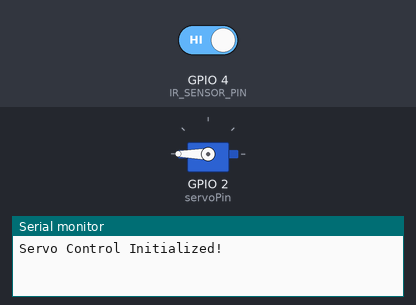
Bench run of a sketch on a simulated ESP8266 (NodeMCU). On the bench: servo, the last lines printed to the serial monitor. The test bench sets the inputs (shaded band); at power-on: GPIO 4 (IR_SENSOR_PIN) HIGH. WiFi joins after 1.5 s; servers stay silent unless stated; uploads are accepted with an empty reply.

Above: at 3.2 s.
3.3 s: GPIO 4 (IR_SENSOR_PIN) driven LOW
At 4.3 s:
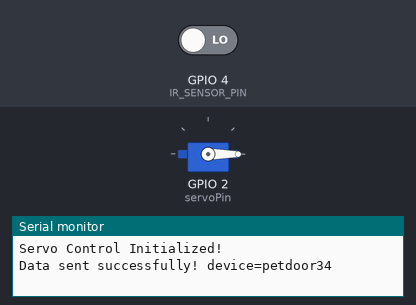
Timing chart, 0 to 6.3 s (numbered marks = the images above; inputs shaded):
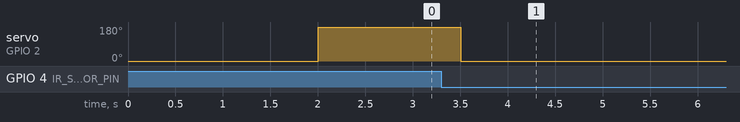

Measured:
- after the input at 3.3 s, servo on GPIO 2 (servoPin): 180° → 0° after 0.20 s

The sketch:

pet-door.ino
```cpp
#include <ESP8266WiFi.h>
#include <ESP8266HTTPClient.h>
#include <WiFiManager.h>
#include <Servo.h> // Include the ESP8266 Servo library

Servo myServo; // Create a servo object
int servoPin = 2; // Define the pin connected to the servo motor

#define IR_SENSOR_PIN 4
const char* serverUrl = "http://192.168.0.181:5500/receive.php";
WiFiClient wifiClient;

void setup() {
  Serial.begin(9600);
  pinMode(IR_SENSOR_PIN, INPUT);
  myServo.attach(servoPin); // Attach the servo to the GPIO pin
  Serial.println("Servo Control Initialized!");
  myServo.write(0);
  delay(500);
  WiFiManager wifiManager;

  if (!wifiManager.autoConnect("Pet Door", "password")) {
        Serial.println("Failed to connect to WiFi. Starting AP mode...");
        delay(3000); // Wait for debugging message to be sent
        ESP.restart(); // Restart the ESP to retry or continue in AP mode
  }
}

void loop() {
  if (WiFi.status() != WL_CONNECTED) {
        Serial.println("WiFi disconnected. Restarting AP mode...");
        WiFiManager wifiManager;
        wifiManager.startConfigPortal("Pet Door", "password"); // Manually start AP
  }
  int sensorState = digitalRead(IR_SENSOR_PIN);


  if (sensorState == LOW) {
    myServo.write(0);
    sendLog();
    delay(5000);
  } else {
    myServo.write(180);
  }

  delay(500);
}

void sendLog() {
  if (WiFi.status() == WL_CONNECTED) {
     HTTPClient http;

    http.begin(wifiClient, serverUrl);

    String postData = "device=petdoor34";
    http.addHeader("Content-Type", "application/x-www-form-urlencoded");
    int httpResponseCode = http.POST(postData);

    if (httpResponseCode > 0) {
      Serial.println("Data sent successfully! " + postData);
    } else {
      Serial.println("Error sending data");
      Serial.println("HTTP Response Code: " + String(httpResponseCode));
    }
    http.end();
  } else {
    Serial.println("Wi-Fi not connected");
  }
}
```
